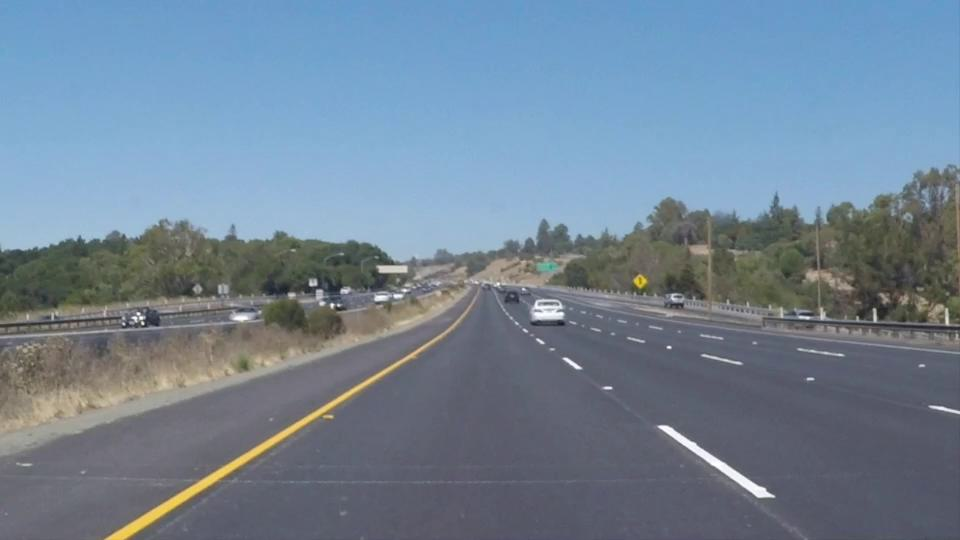
#> input picture roi_img.jpg, 960 x 540 px, given in place of lane1-straight.mp4, which was not available
$ python video-handler.py
#> lines starting #> are read from the running program, lines starting #| are printed output that depends on the picture; after the words box and inside, x2 and y2 are one past the last pixel; in counts of white or black regions, pixels touching at a corner belong together; pictures that were not available may be replaced by others from this repository, and a replacement may not be noted
import cv2
import numpy as np
import math
import os

class LaneDetection():
    #--
    THRESHOLD_KWARGS = {'threshLow': 150, 'threshHigh': 255}

    POLYGON = np.array([[[100, 540],
                         [900, 540],
                         [515, 320],
                         [450, 320]]])

    CANNY_KWARGS = {'cannyLow': 50, 'cannyHigh': 100, 'blurFirst': False}

    HOUGH_KWARGS = {'rho': 1, 'theta': np.radians(1), 'thresh': 50, 'minLength': 10, 'maxGap': 20}

    COMPOSITE_KWARGS = {'stroke': True, 'fill': True, 'poly': POLYGON, 'alpha': 0.8, 'beta': 0.3, 'gamma': 0.0}

    ALL_KWARGS = {
        'poly': POLYGON,
        'thresholdParams': THRESHOLD_KWARGS,
        'cannyParams': CANNY_KWARGS,
        'houghParams': HOUGH_KWARGS,
        'compositeParams': COMPOSITE_KWARGS
    }

    def __init__(self, source, name):
        #--
        self.proceed = True
        self.source = source
        self.sourceType = None
        self.image = None
        self.cap = None
        self.writer = None
        self.fps = None
        self.frameCount = None
        self.fileOutName = None

        if name is None:
            if isinstance(self.source, int):
                self.name = f"camera_{source}"
                self.ext = ".mp4"
            else:
                self.name, self.ext = os.path.splitext(os.path.basename(self.source))
        else:
            self.name = name
            _, self.ext = os.path.splitext(os.path.basename(self.source))

        self._initializeSource()

    def _initializeSource(self):
        #--
        ##

        if isinstance(self.source, int):
            ##

            self._initializeCamera()
        ##

        elif isinstance(self.source, str):
            if self._isImageFile():
                ##

                self._initializeImage()
            else:
                ##

                self._initializeVideo()
        else:
            raise ValueError(f"Invalid source type: {type(self.source)}. Expected str or int.")

    def _isImageFile(self):
        validSuffix = ['.jpg', '.jpeg', '.png', '.bmp', '.tiff', '.tif', '.webp']
        _, ext = os.path.splitext(os.path.basename(self.source))
        return ext in validSuffix

    # [11 lines left out: function _initializeImage, not called in this run]

    def _initializeVideo(self):
        #--
        self.sourceType = 'video'
        self.cap = cv2.VideoCapture(self.source)


        if not self.cap.isOpened():
            raise ValueError(f"Error: Failed to open video file {self.source}")

        else:
            self.width = int(self.cap.get(cv2.CAP_PROP_FRAME_WIDTH))
            self.height = int(self.cap.get(cv2.CAP_PROP_FRAME_HEIGHT))
            self.fps = int(self.cap.get(cv2.CAP_PROP_FPS))
            self.frameCount = int(self.cap.get(cv2.CAP_PROP_FRAME_COUNT))
            print(f"Successfully loaded video: {self.source} ({self.width}x{self.height}, {self.fps} FPS, {self.frameCount} frames)")

    # [12 lines left out: function _initializeCamera, not called in this run]

    def readFrame(self):
        #--
        if self.sourceType == 'image':
            return True, self.image.copy()

        else:
            if self.cap is None:
                return False, None

            ##

            ret, frame = self.cap.read()
            ##

            if ret:
                return True, frame
            else:
                return False, None

    # [18 lines left out: functions cleanUp, __del__, not called in this run]

    def runProcessor(self, write:bool=False, params=None):
        #--
#> called with write = False
        if params is None:
            params = self.ALL_KWARGS

        ret, frame = self.readFrame()
#> in readFrame, frame is the input picture: shape (540, 960, 3); mean B, G, R 149.5, 131.8, 113.5
#> ret = True

        if ret:
            if self.sourceType == 'video':
                self.videoProcessor(params)
            else:
                print(f"Processing {self.source}.")
                frame = self.imageProcessor(**params)
                print(f"Processing {self.source} complete.")
                self.showImages(self.image, frame, 600, False)
                self.cleanUp()
        else:
            raise ValueError(f"Failed to read {self.source}")

    def videoProcessor(self, write=False, videoParams=None):
        #--
        if videoParams is None:
            videoParams = self.ALL_KWARGS
        if not write:
            self.videoWriter()
        currentFrame = 0
        paused = False
        breakAll = False

        print(f"Processing {self.name}. Video contains {self.frameCount} total frames.")

        self._printPlaybackControls()

        while True and not breakAll:
            ret, frame = self.cap.read()
            if not ret:
                break

            else:
                self.image = frame
                frame = self.imageProcessor(**videoParams)

                if self.writer is not None:
                    self.writer.write(frame)

                cv2.imshow(self.name, frame)

                ##

                while paused:
                    key = cv2.waitKey(1) & 0xFF
                    if key & 0xFF in [ord('p'), ord(' ')]:
                        paused = False
                        print("Resuming video.")
                    elif key & 0xFF in [ord('q'), ord('Q'), 27]:
                        print(f"Pressed quit. Exiting video at frame {currentFrame}.")
                        breakAll = True
                        break

                ##

                if not paused:
                    key = cv2.waitKey(1) & 0xFF
                    if key & 0xFF in [ord('p'), ord(' ')]:
                        paused = True
                        print(f"Pausing video at frame {currentFrame}.")
                        print("Press 'p' or the spacebar to resume")
                        self._printPlaybackControls()

                    elif key & 0xFF in [ord('q'), ord('Q'), 27]:
                        print(f"Exiting video at frame {currentFrame}.")
                        break

                    ##

                    ##

                    elif key & 0xFF == ord('r'):
                        print(f"Rewinding to frame {0 if currentFrame - 50 <= 0 else currentFrame - 50}")
                        currentFrame = max(0, currentFrame - 50)
                        self.cap.set(cv2.CAP_PROP_POS_FRAMES, currentFrame)

                    ##

                    ##

                    elif key & 0xFF == ord('f'):
                        print(f"Skipping to frame {self.frameCount - 1 if currentFrame + 50 >= self.frameCount - 1 else currentFrame + 50}")
                        currentFrame = min(self.frameCount - 1, currentFrame + 50)
                        self.cap.set(cv2.CAP_PROP_POS_FRAMES, currentFrame)

                    elif key & 0xFF == ord('h'):
                        self._printPlaybackControls()

                currentFrame += 1

        print(f"Processed {currentFrame + 1} of {self.frameCount} frames.")

        if self.writer is not None:
            print(f"Video saved to '{self.fileOutName}'")
        else:
            print("No video file saved.")

    # [5 lines left out: function videoWriter, not called in this run]

    def _printPlaybackControls(self):
        print("-----------------------------------------------")
        print("Use the following commands to control playback.\n")
        print("   Exit         : 'q' or ESC\n"              "   Pause/Resume : 'p' or SPACE\n"              "   Fast-Forward : 'f'\n"              "   Reverse      : 'r'\n"              "   Help         : 'h'")
        print("-----------------------------------------------")

    def imageProcessor(
            self,
            poly,
            thresholdParams=None,
            cannyParams=None,
            houghParams=None,
            compositeParams=None
            ):
        #--
        self.proceed = True
        ##

        if thresholdParams is None:
            thresholdParams = self.THRESHOLD_KWARGS
        threshold = self.thresholdLaneLines(**thresholdParams)
#> in thresholdLaneLines, `thresh = cv2.inRange(img, threshLow, threshHigh)`:
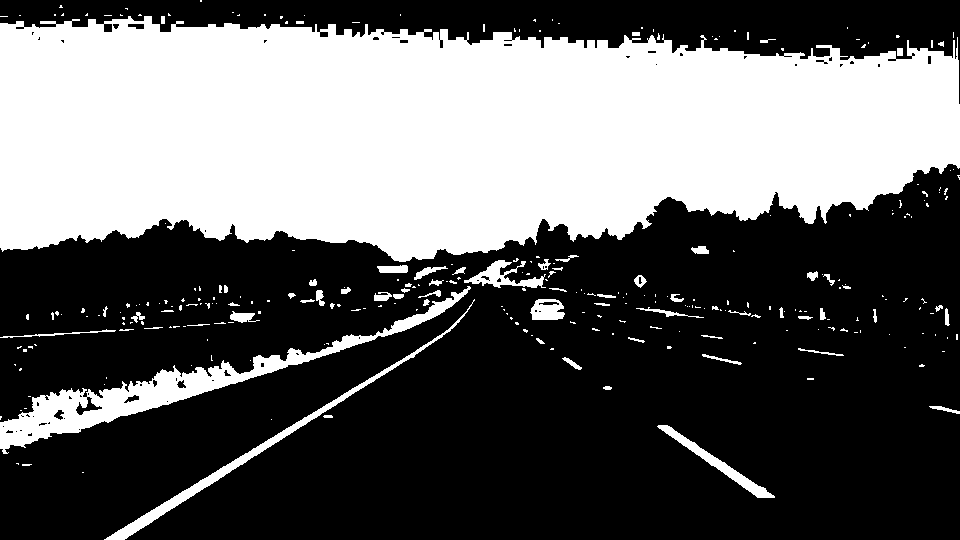
#> thresh: shape (540, 960); 38.9% white; 292 white regions (223 under 20 px), largest, box (x1, y1, x2, y2) and area: (0, 16, 960, 262) 182088, (0, 286, 471, 454) 9386, (104, 299, 475, 540) 2769

        ##

        if poly is None:
            poly = self.POLYGON
        roi = self.selectROI(threshold, poly)
#> in selectROI, `cv2.fillPoly(img=mask, pts=poly, color=roiColor)`:
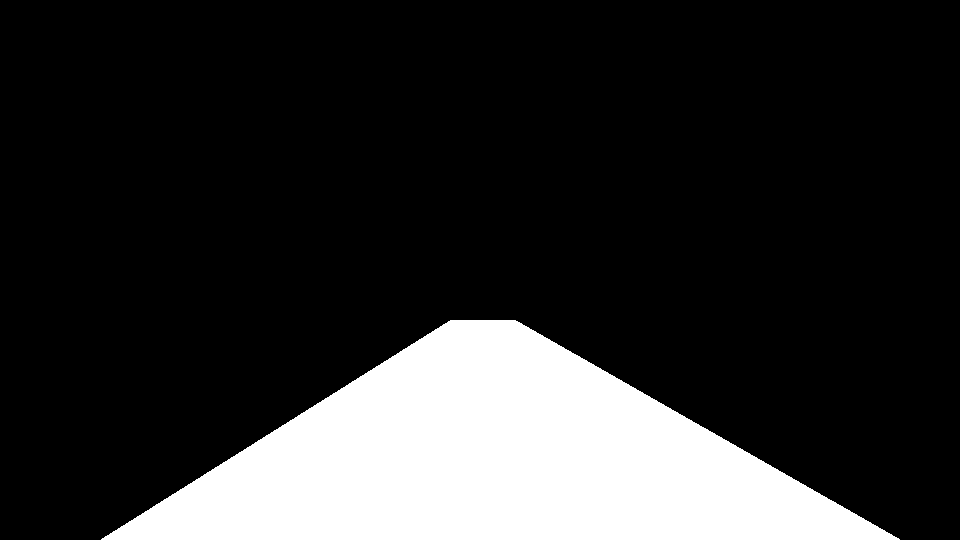
#> mask: shape (540, 960); 18.4% white; 1 white region, box (x1, y1, x2, y2) and area: (101, 320, 900, 540) 95299
#> in selectROI, `roi = cv2.bitwise_and(src1=threshImage, src2=mask)`:
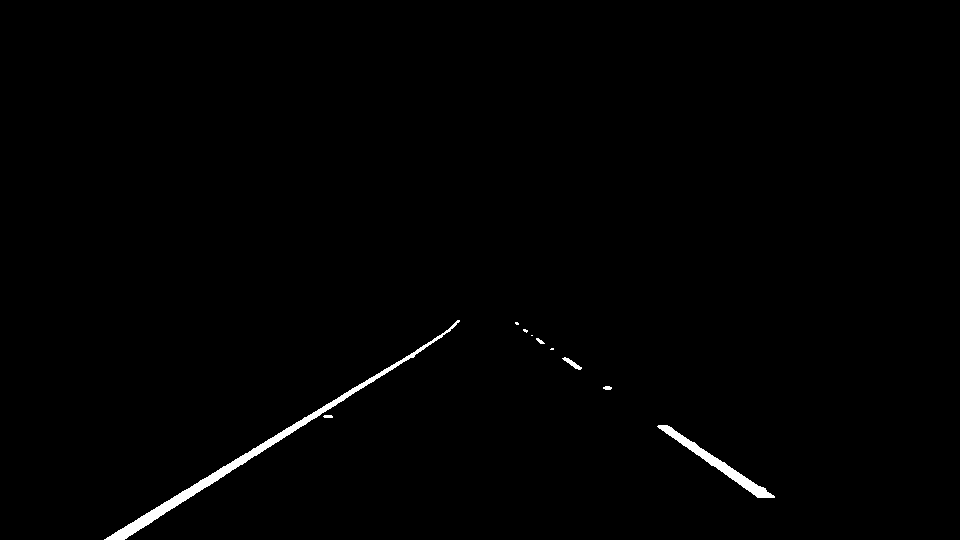
#> roi: shape (540, 960); 0.79% white; 10 white regions (4 under 20 px), largest, box (x1, y1, x2, y2) and area: (104, 320, 460, 540) 2729, (657, 425, 775, 498) 1151, (562, 357, 582, 370) 86, (603, 386, 612, 390) 29, (536, 338, 545, 344) 27, (323, 415, 333, 418) 27

        ##

        if cannyParams is None:
            cannyParams = self.CANNY_KWARGS
        edgeMap = self.detectEdges(roi, **cannyParams)

        ##

        if houghParams is None:
            houghParams = self.HOUGH_KWARGS
        _, lines = self.fitLines(edgeMap, **houghParams)
#> in fitLines, `lines = cv2.HoughLinesP(edgeMap, rho, theta, thresh, minLength, maxGap)`: lines = 23 rows, first 6: [103, 538, 457, 326], [271, 436, 460, 322], [162, 513, 443, 337], [124, 538, 427, 348], [105, 539, 183, 492], [656, 425, 756, 498]

        ##

        if compositeParams is None:
            compositeParams = self.COMPOSITE_KWARGS
        combined = self.createCompositeImage(lines, **compositeParams)
        return combined

    def thresholdLaneLines(self, threshLow, threshHigh):
        #--
        img = cv2.cvtColor(self.image, cv2.COLOR_BGR2GRAY)
        thresh = cv2.inRange(img, threshLow, threshHigh)
        return thresh

    def selectROI(self, threshImage, poly):
        #--
        ##

        mask = np.zeros_like(threshImage)

        ##

        if len(threshImage.shape) > 2:
            numChannels = threshImage.shape[2]
            roiColor = (255,) * numChannels
        else:
            roiColor = 255

        ##

        cv2.fillPoly(img=mask, pts=poly, color=roiColor)

        ##

        roi = cv2.bitwise_and(src1=threshImage, src2=mask)
        return roi

    def detectEdges(self, roi, cannyLow, cannyHigh, blurFirst):
        #--
        if blurFirst == True:
            ##

            img = cv2.GaussianBlur(roi, (3, 3), 0)
            img = cv2.Canny(img, cannyLow, cannyHigh)
        else:
            img = cv2.Canny(roi, cannyLow, cannyHigh)
            img = cv2.GaussianBlur(img, (3, 3), 0)
        return img

    def fitLines(self, edgeMap, rho, theta, thresh, minLength, maxGap):
        #--
        ##

        lines = cv2.HoughLinesP(edgeMap, rho, theta, thresh, minLength, maxGap)
        ##

        hough = np.zeros((self.height, self.width, 3), dtype=np.uint8)
        self.drawLines(hough, lines)
#> the loop in drawLines, `for line in lines:` made 23 passes
        return hough, lines

    def createCompositeImage(self, lines, stroke, fill, poly, alpha, beta, gamma):
        #--
        ##

        if lines is None:
            raise ValueError("Error: argument passed for lines contains no lines.")
        else:
            lanesClassified = self.classifyLines(lines)
            laneLines = self.generateLineOfBestFit(lanesClassified, poly)
            if self.proceed == False:
                return self.image
            else:
                ##

                canvas = np.zeros([self.height, self.width, 3], dtype=np.uint8)
                self.drawStrokeFill(canvas, laneLines, stroke, fill)

                ##

                img = cv2.addWeighted(self.image, alpha, canvas, beta, gamma)
                return img

    def drawStrokeFill(self, img, lines, stroke, fill):
        #--
        ##

        if lines is None:
            raise ValueError("Error: argument passed for lines contains no lines.")
        else:
            if stroke:
                self.drawLines(img, [lines[0]], (0, 0, 255), 10)
                self.drawLines(img, [lines[1]], (0, 0, 255), 10)
            if fill:
                points = np.array([[*[[x1, y1] for x1, y1, _, _ in lines[0]],
                                    *[[x2, y2] for _, _, x2, y2 in lines[0]],
                                    *[[x2, y2] for _, _, x2, y2 in lines[1]],
                                    *[[x1, y1] for x1, y1, _, _ in lines[1]]]], dtype='int32')
                cv2.fillPoly(img=img, pts=points, color=(0, 255, 0))

    def generateLineOfBestFit(self, lanes, poly):
        #--
        ##

        yMin = min(poly[0][0][1], poly[0][-1][1])
        yMax = max(poly[0][0][1], poly[0][-1][1])

        for lateral in lanes.keys():
            lanes[lateral]['mAvg'] = self.calcAvg(lanes[lateral]['m'])
            lanes[lateral]['bAvg'] = self.calcAvg(lanes[lateral]['b'])

            if (math.isinf(lanes[lateral]['mAvg']) or math.isinf(lanes[lateral]['bAvg'])):
                self.proceed = False
                break
            else:
                ##

                xMin = int((yMin - lanes[lateral]['bAvg']) / lanes[lateral]['mAvg'])
                xMax = int((yMax - lanes[lateral]['bAvg']) / lanes[lateral]['mAvg'])

                ##

                lanes[lateral]['line'].append([xMin, yMin, xMax, yMax])
        return [lanes['left']['line'], lanes['right']['line']]

    def classifyLines(self, lines):
        #--
        ##

        lanes = {'left': {'m': [], 'b': [], 'mAvg': 0, 'bAvg': 0, 'line': []},
                'right': {'m': [], 'b': [], 'mAvg': 0, 'bAvg': 0, 'line': []}}
        for line in lines:
            m, b = self.calcSlopeIntercept(*line)
            if m is not None:
                if m < 0:
                    lanes['left']['m'].append(m)
                    lanes['left']['b'].append(b)
                elif m > 0:
                    lanes['right']['m'].append(m)
                    lanes['right']['b'].append(b)
        return lanes


    def calcSlopeIntercept(self, line):
        #--
        if line is None:
            raise ValueError(f"Error: {line} == 'NoneType'")
        else:
            x1, y1, x2, y2 = line
            if x1 == x2:
                print(f"Warning: Vertical line detected {line}, skipping")
                return None, None

            m = (y1 - y2) / (x1 - x2)
            b = y1 - (m * x1)
            return m, b

    def calcAvg(self, values):
        #--
        if values is None:
            raise ValueError(f"Error: {values} == 'NoneType'")
        else:
            if len(values) > 0:
                n = len(values)
            else:
                n = 1
            return sum(values) / n

    def drawLines(self, img, lines, color=(0, 0, 255), thickness=1):
        #--
        if lines is None:
            raise ValueError("Error: argument passed for lines contains no lines.")
        else:
            for line in lines:
                for x1, y1, x2, y2 in line:
                    cv2.line(img, (x1, y1), (x2, y2), color, thickness, cv2.LINE_AA)

    # [37 lines left out: function showImages, not called in this run]

if __name__ == '__main__':
    ##


    file = './lane1-straight.mp4'

    ##


    img = LaneDetection(source=file, name=None)

    combined = img.runProcessor()
#> the loop in classifyLines, `for line in lines:` made 23 passes
#> (x1 in calcSlopeIntercept, y1 in calcSlopeIntercept, x2 in calcSlopeIntercept, y2 in calcSlopeIntercept, m, b) on passes 1 to 4: (103, 538, 457, 326, -0.599, 599.7), (271, 436, 460, 322, -0.603, 599.5), (162, 513, 443, 337, -0.626, 614.5), (124, 538, 427, 348, -0.627, 615.8)
#> in createCompositeImage, `lanesClassified = self.classifyLines(lines)`: lanesClassified = 2 items
#> in generateLineOfBestFit, `yMin = min(poly[0][0][1], poly[0][-1][1])`: yMin = 320
#> in generateLineOfBestFit, `yMax = max(poly[0][0][1], poly[0][-1][1])`: yMax = 540
#> the loop in generateLineOfBestFit, `for lateral in lanes.keys():` made 2 passes
#> (lateral, xMin, xMax) on passes 1 to 2: ('left', 466, 107), ('right', 514, 823)
#> after the loop in generateLineOfBestFit, `for lateral in lanes.keys():`: lanes = 2 items
#> in createCompositeImage, `laneLines = self.generateLineOfBestFit(lanesClassified, poly)`: laneLines = [[[466, 320, 107, 540]], [[514, 320, 823, 540]]]
#> call 3 of drawLines, with color = (0, 0, 255), thickness = 10
#> after the loop in drawLines (call 3), `for line in lines:`:
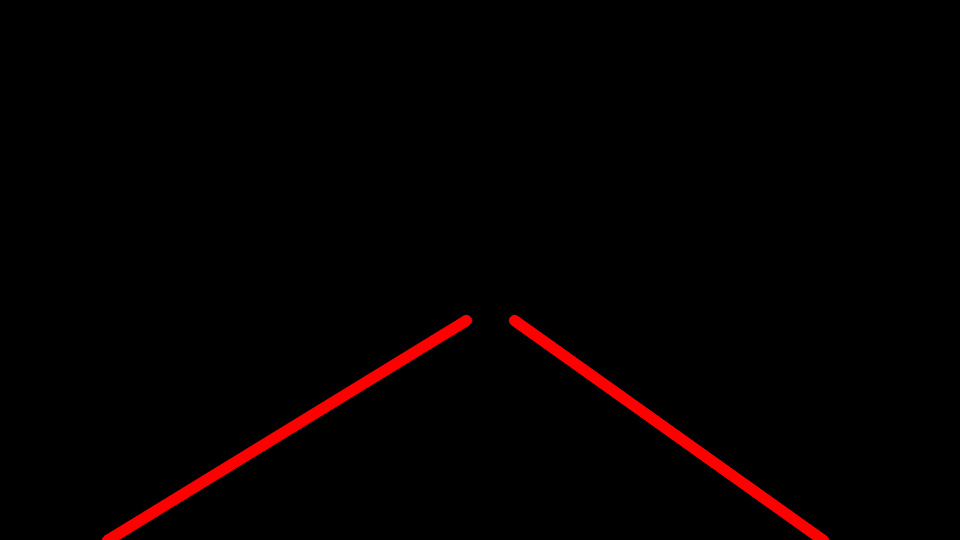
#> img: shape (540, 960, 3); mean of channels 0, 1, 2 0, 0, 4.5; drawn as B, G, R
#> in drawStrokeFill, `points = np.array([[*[[x1, y1] for x1, y1, _, _ in lines[0]], *[[x2, y..`: points = [[466, 320], [107, 540], [823, 540], [514, 320]]
#> in drawStrokeFill, `cv2.fillPoly(img=img, pts=points, color=(0, 255, 0))`:
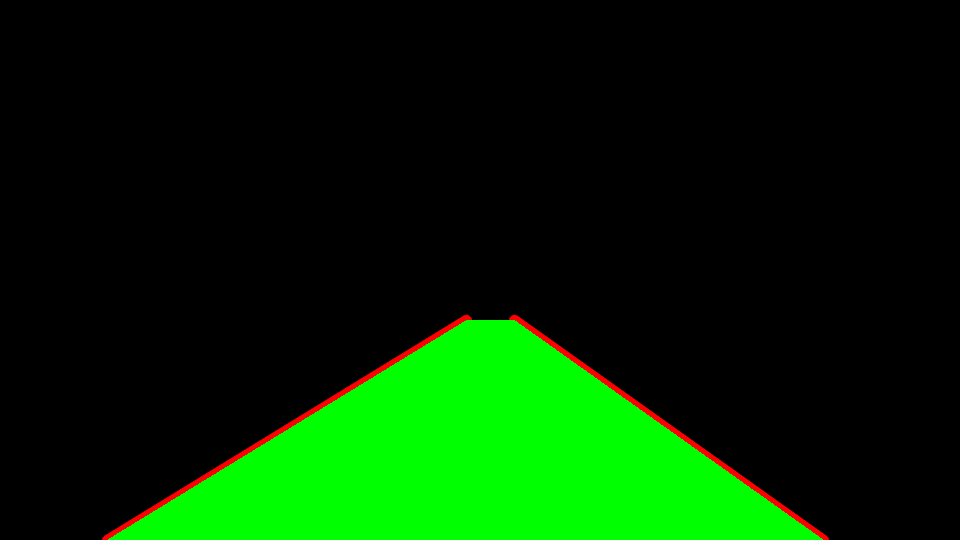
#> img: shape (540, 960, 3); 16.23% of pixels changed, all inside (x1, y1, x2, y2) = (108, 320, 823, 540); drawn as B, G, R
#> in createCompositeImage, `img = cv2.addWeighted(self.image, alpha, canvas, beta, gamma)`:
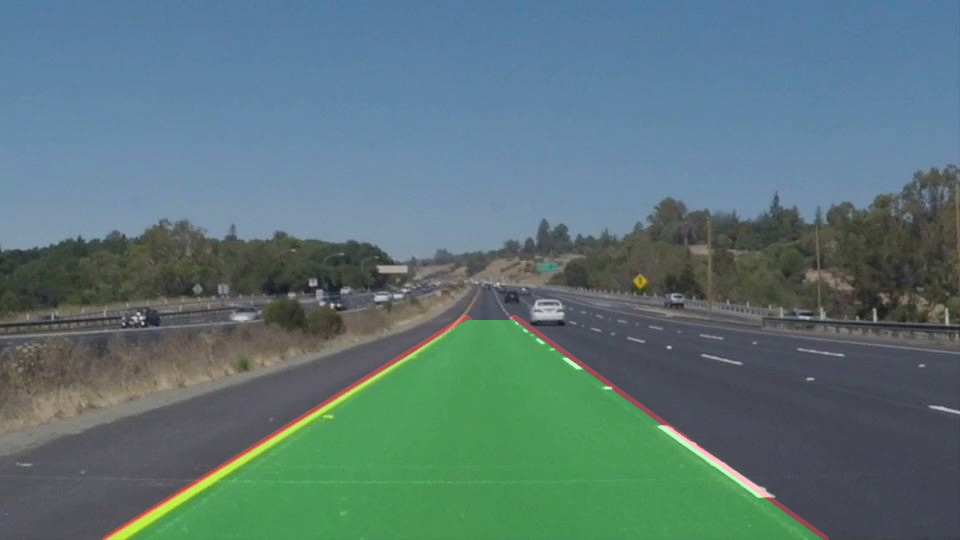
#> img: shape (540, 960, 3); mean B, G, R 119.6, 117.8, 91.4
#> (key q is pressed here)
